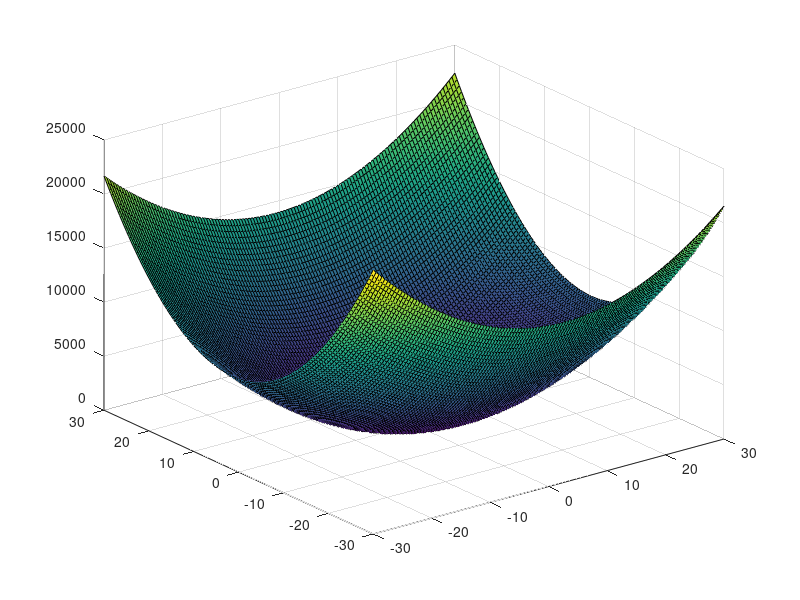
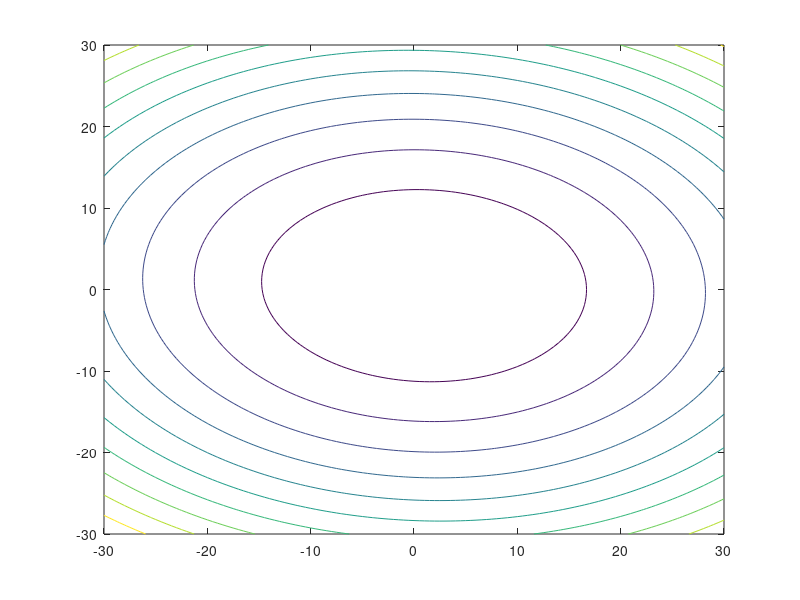
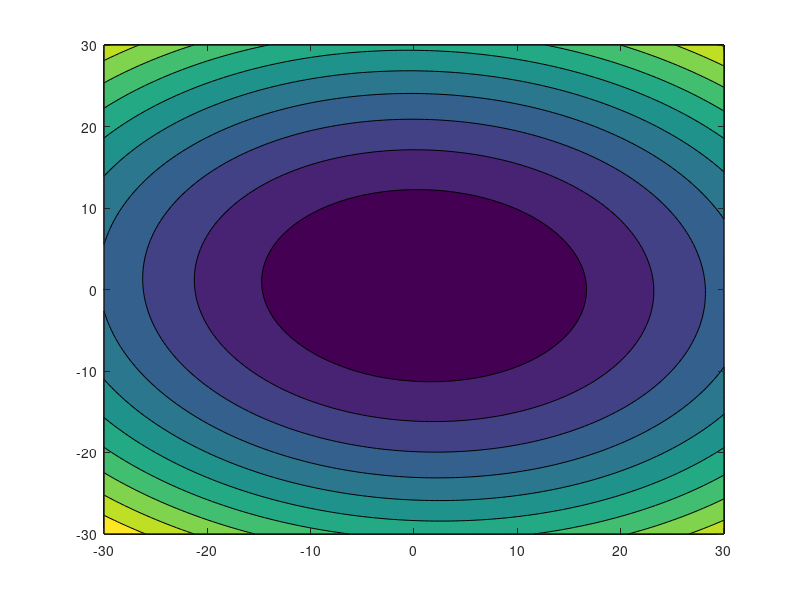
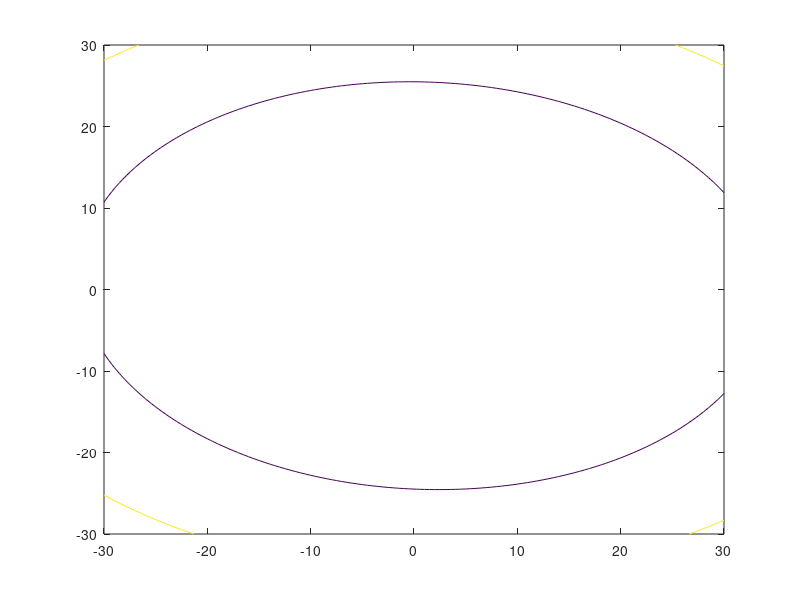

Recreate these plots in MATLAB, in order.
X = -30:0.5:30;
Y = X;
[X1, Y1] = meshgrid(X, Y);
Z = (3*X1-3).^2 + (4*Y1-2).^2 + X1.*Y1;
figure(1);
clf; surf(X1, Y1, Z);
figure(2);
clf; contour(X1, Y1, Z);
figure(3);
clf; contourf(X1, Y1, Z);
figure(4);
clf; [c, h] = contour(X, Y, Z, [0, 1.e4, 2.e4]);